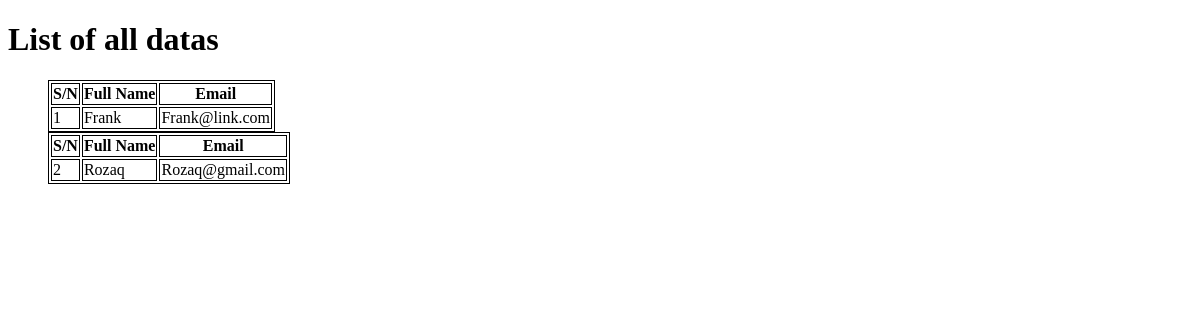
/list, run on an earlier commit of the app's database.
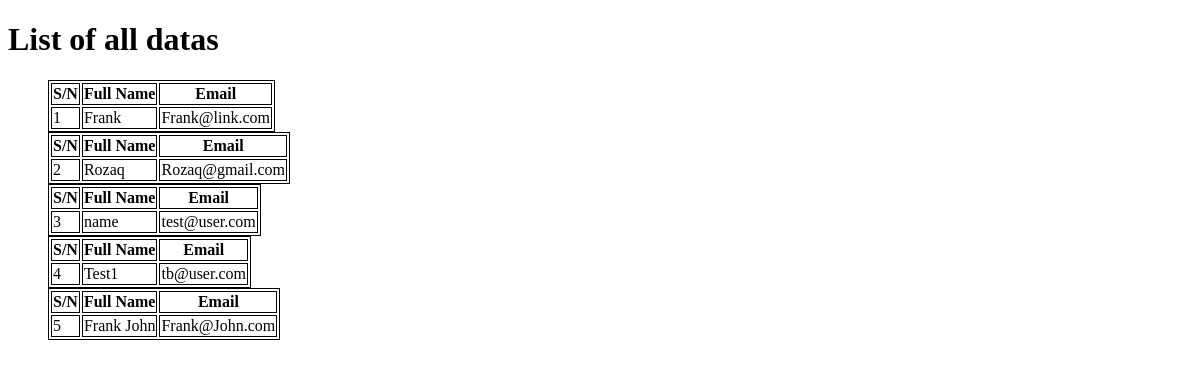
And on a later commit of the database.
### details/models.py (models this page shows, shortened)
class Details(models.Model):
    name = models.CharField(max_length=50)
    email = models.EmailField(max_length=254)

### details/views.py (the view)
# urls.py: path("list", views.list),
def list(request):
    context = {
        "details": Details.objects.all()
    }
    return render(request, "details/list.html", context)

### details/templates/details/list.html (shortened to what this page needs)
<!DOCTYPE html>
<html lang="en">
<head>
</head>
<body>
    <h1>List of all datas</h1>
    <ul>
        {% for detail in details %}
        <table style="border: 1px solid black;">
        <thead>
            <tr>
                <th style="border: 1px solid black;">S/N</th>
                <th style="border: 1px solid black;">Full Name</th>
                <th style="border: 1px solid black;">Email</th>
            </tr>
        </thead>
        <tbody>
            <tr>
                <td style="border: 1px solid black;">{{detail.id}}</td>
                <td style="border: 1px solid black;">{{detail.name}} </td>
                <td style="border: 1px solid black;">{{detail.email}}</td>
            </tr>
        </tbody>
        </table>
        {% endfor %}
    </ul>
</body>
</html>

What changed in the data, as far as the page shows it:
added Details: id "3", name "name", email "test@user.com"
added Details: id "4", name "Test1", email "tb@user.com"
added Details: id "5", name "Frank John", email "Frank@John.com"
